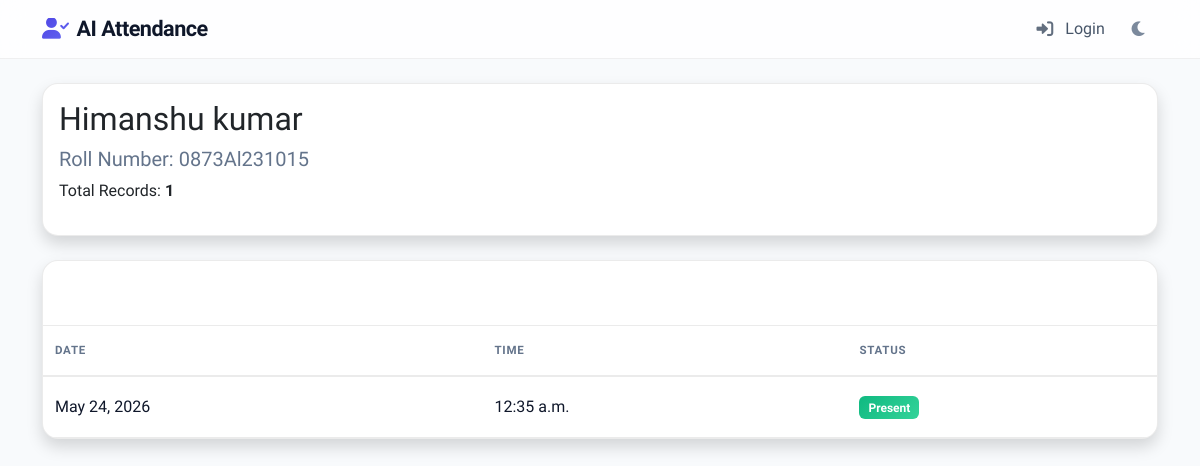
The page /core/student/28/ on the database as committed earlier.
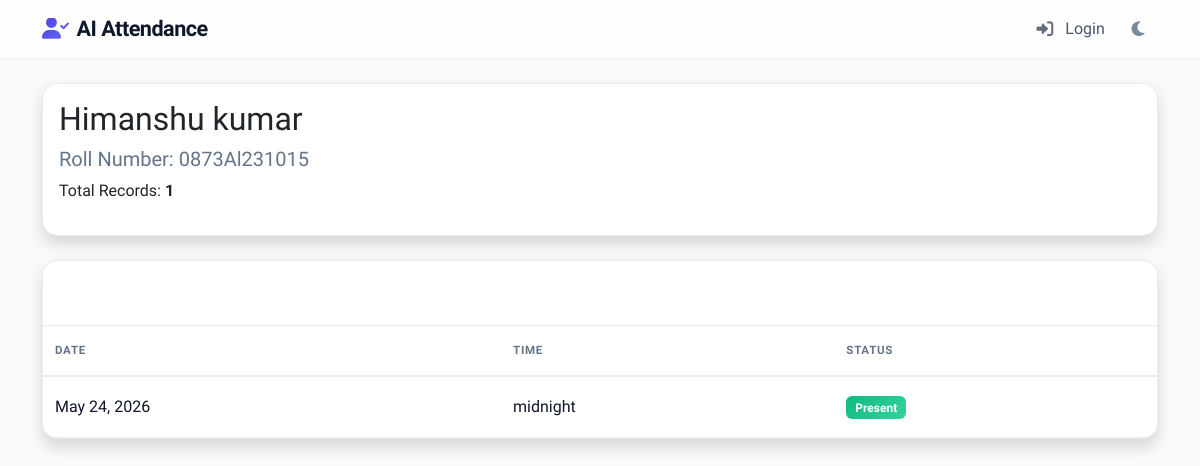
The same page on the database as committed later.
### core/models.py (models this page shows, shortened)
class AttendanceRecord(models.Model):
    student = models.ForeignKey(Student, on_delete=models.CASCADE)
    date = models.DateField(default=datetime.date.today)
    time = models.TimeField(default=datetime.datetime.now)
    status = models.CharField(max_length=20, default='Present')
    subject = models.CharField(max_length=100, null=True, blank=True)
    class Meta:
        ordering = ['-date', '-time']

### core/views.py (the view)
# urls.py: path('student/<int:student_id>/', views.student_attendance, name='student_attendance'),
def student_attendance(request, student_id):
    student = get_object_or_404(Student, id=student_id)
    records = AttendanceRecord.objects.filter(student=student).order_by('-date')
    return render(request, 'student_attendance.html', {'student': student, 'records': records})

### templates/student_attendance.html
{% extends 'base.html' %}
{% block content %}
<div class="card shadow mb-4">
    <div class="card-body">
        <h2 class="card-title">{{ student.name }}</h2>
        <h5 class="text-muted">Roll Number: {{ student.roll_number }}</h5>
        <p>Total Records: <strong>{{ records.count }}</strong></p>
    </div>
</div>
<div class="card shadow">
    <div class="card-header bg-secondary text-white">
        <h5 class="mb-0">Attendance Log</h5>
    </div>
    <div class="card-body p-0">
        <table class="table table-hover mb-0">
            <thead>
                <tr>
                    <th>Date</th>
                    <th>Time</th>
                    <th>Status</th>
                </tr>
            </thead>
            <tbody>
                {% for record in records %}
                <tr>
                    <td>{{ record.date }}</td>
                    <td>{{ record.time }}</td>
                    <td><span class="badge bg-success">{{ record.status }}</span></td>
                </tr>
                {% empty %}
                <tr>
                    <td colspan="3" class="text-center">No records found.</td>
                </tr>
                {% endfor %}
            </tbody>
        </table>
    </div>
</div>
{% endblock %}

Rows that differ between the two databases and show on the page:
changed AttendanceRecord "Present": time "12:35 a.m." → "midnight"
